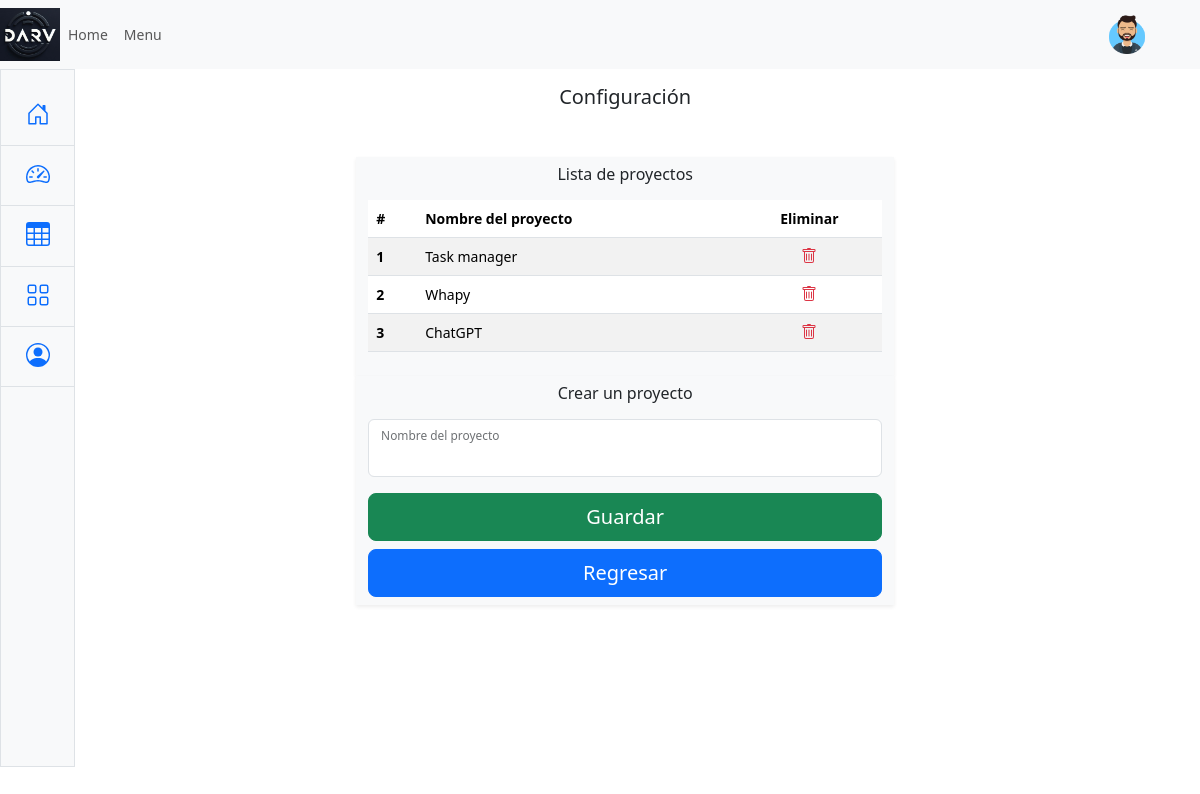
Before: /config/ (signed in) with the older database file.
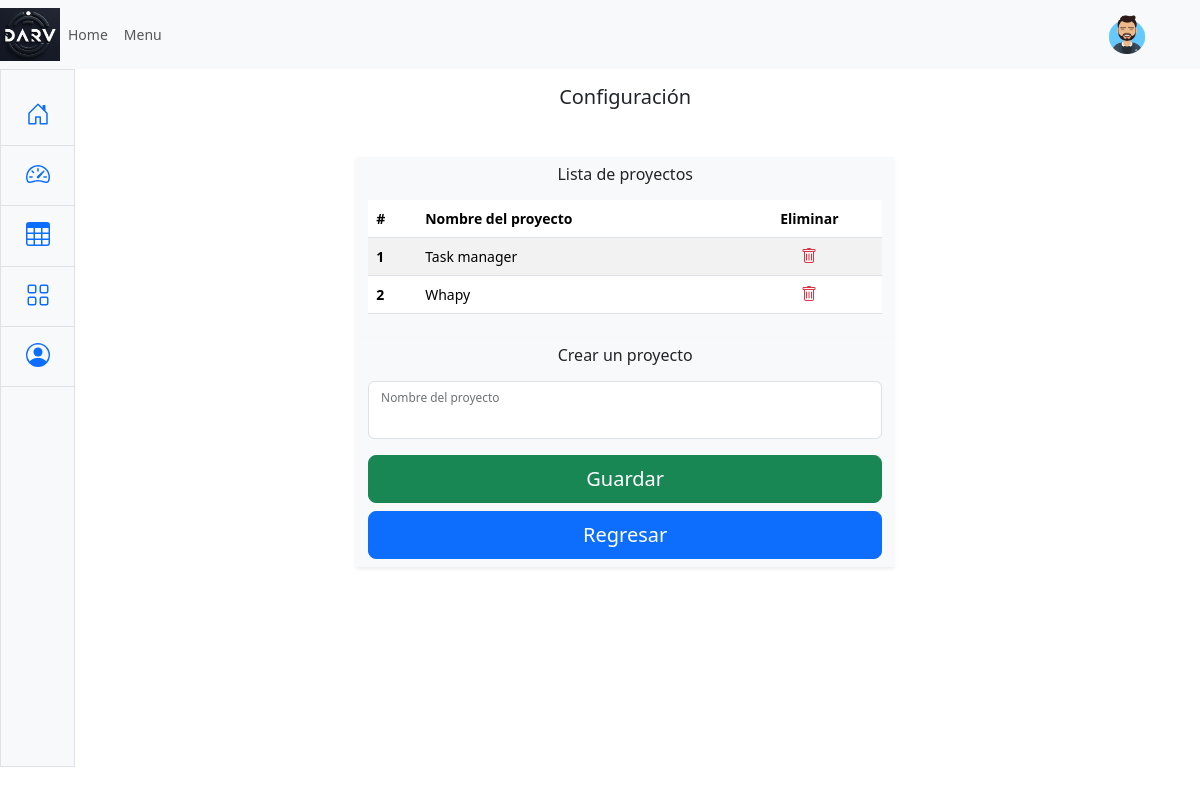
After: the same page with the newer database file.
### task/models.py (models this page shows, shortened)
class Project(models.Model):
    name = models.CharField(max_length=100)

### task/views.py (the view)
# urls.py: path('config/', config, name='config'),
@login_required
def config(request):
    project = Project.objects.all()
    User = get_user_model()
    users = User.objects.all()
    if request.method == 'POST':
        form = ProjectForm(request.POST)
        if form.is_valid():
            form.save()
            messages.success(request,'Proyecto creado')
    form = ProjectForm()
    authForm = UserCreationForm()
    return render(request, 'task/config.html', {'form': form, 'authForm':authForm, 'project':project, 'users':users})

### task/forms.py
class ProjectForm(forms.ModelForm):
    class Meta:
        model = Project
        fields = ['name']
        widgets = {
            'name' : forms.TextInput(
                attrs={
                'class': 'form-control',
                'id': 'floatingInput',
            }),
        }

### templates/task/config.html (shortened to what this page needs)
{% extends 'base.html' %}
{% load crispy_forms_tags %}
{% block content %}
<section class="mt-3">
    <h5 class="text-center">
       Configuración
    </h5>
    <div class="container position-relative">
        <div class="container my-3 my-lg-5">
            <div class="row justify-content-center">
                <div class="col-sm-12 col-md-6 shadow-sm mx-auto bg-light py-2">
                    <h6 class="text-center mb-3">
                        Lista de proyectos
                    </h6>
                    <table class="table table-striped">
                        <thead>
                        <tr>
                            <th scope="col">#</th>
                            <th scope="col">Nombre del proyecto</th>
                            <th scope="col" class="text-center">Eliminar</th>
                        </tr>
                        </thead>
                        <tbody>
                            {% for proj in project %}
                        <tr>
                            <th scope="row">{{ proj.id }}</th>
                            <td>{{ proj.name }}</td>
                            <td class="text-center">
                              <a href="{% url 'task:del_project' proj.id %}" class="text-decoration-none text-danger">
                              </a>
                            </td>
                        </tr>
                        {% endfor %}
                        </tbody>
                    </table>
                </div>
            </div>
            <div class="row justify-content-center">
                <div class="col-sm-12 col-md-6 shadow-sm mx-auto bg-light py-2">
                    <h6 class="text-center mb-3">
                        Crear un proyecto
                     </h6>
                    <form method="post" action="">
                        <div class="form-floating mb-3">
                            {{ form.name }}
                            <label for="floatingInput">Nombre del proyecto</label>
                        </div>
                        <div class="d-grid gap-2 col mx-auto">
                            <button class="btn btn-lg btn-success" type="submit">Guardar</button>
                            <a class="btn btn-lg btn-primary" href="{% url 'task:task_list'%}">Regresar</a>
                        </div>
                    </form>
                </div>
            </div>
        </div>
    </div>
</section>
{% endblock content %}

### templates/base.html (shortened to what this page needs)
{% load static %}
<!doctype html>
<html lang="en">
  <head>
    <link href="https://cdn.jsdelivr.net/npm/bootstrap@5.3.2/dist/css/bootstrap.min.css" rel="stylesheet">
    <link rel="stylesheet" href="{% static 'css/style.css' %}">
  </head>
  <body id="tasks">
    {% include 'navbar.html' %}
    <div class="container-fluid">
        <div class="row my-0 mx-0 py-0 px-0">
          {% include "sidebar.html" %}
          <main role="main" class="col-md-11 col-lg-11 py-0 px-0 my-0 mx-0">
      {% block content %}
      {% endblock content %}
      </main>
      </div>
    </div>
  </body>
</html>

### templates/navbar.html (shortened to what this page needs)
{% load static %}
<nav class="navbar navbar-expand-lg navbar-light bg-light">
  <div class="container-fluid">
    <div class="collapse navbar-collapse" id="navbarNav">
      <a href="{% url 'task:home' %}"><img width="60" height="" alt="logo" src="{% static 'img/logo.png' %}" class="logo-sm"></a>
      <ul class="navbar-nav">
        <li class="nav-item">
          <a class="nav-link" href="{% url 'task:home' %}">Home</a>
        </li>
        <li class="nav-item">
          <a class="nav-link" data-bs-toggle="collapse" href="#collapseExample" role="button" aria-expanded="false" aria-controls="collapseExample">Menu</a>
        </li>
      </ul>
    </div>
    {% if request.user.is_authenticated %}
      <div class="nav-item dropdown text-light">
        <div class="nav-link dropdown-toggle" id="navbarDropdownMenuLink" role="button" data-bs-toggle="dropdown" aria-expanded="false">
          <img src="{% static 'img/avatar.png' %}" alt="avatar" style="width:40px;height:40px;" class="">&nbsp;{{request.user}}
        </div>
      </div>
    {% endif %}
  </div>
</nav>

### templates/sidebar.html (shortened to what this page needs)
{% load static %}
<div class="sidebar border border-right col-md-1 col-lg-1 p-0 bg-body-tertiary" style="width: 4.7rem; height=90vh;max-height: 90vh;">
  <div class="offcanvas-md offcanvas-end bg-body-tertiary" tabindex="-1" id="sidebarMenu" aria-labelledby="sidebarMenuLabel">
    <div class="offcanvas-body d-md-flex flex-column p-0 pt-lg-3 overflow-y-auto">
      <div id="sidebar-main" class="d-flex flex-column flex-shrink-0 bg-body-tertiary">
        <ul class="nav nav-pills nav-flush flex-column mb-auto text-center">
          <li class="nav-item">
            <a href="{% url 'task:home' %}" class="nav-link py-3 border-bottom rounded-0" aria-current="page" title="Home" data-bs-toggle="tooltip" data-bs-placement="right">
              <svg class="bi pe-none" width="24" height="24" role="img" aria-label="Home"><use xlink:href="#home"/></svg>
            </a>
          </li>
          <li>
            <a href="#" class="nav-link py-3 border-bottom rounded-0" title="Dashboard" data-bs-toggle="tooltip" data-bs-placement="right">
              <svg class="bi pe-none" width="24" height="24" role="img" aria-label="Dashboard"><use xlink:href="#speedometer2"/></svg>
            </a>
          </li>
          <li>
            <a href="#" class="nav-link py-3 border-bottom rounded-0" title="Orders" data-bs-toggle="tooltip" data-bs-placement="right">
              <svg class="bi pe-none" width="24" height="24" role="img" aria-label="Orders"><use xlink:href="#table"/></svg>
            </a>
          </li>
          <li>
            <a href="#" class="nav-link py-3 border-bottom rounded-0" title="Products" data-bs-toggle="tooltip" data-bs-placement="right">
              <svg class="bi pe-none" width="24" height="24" role="img" aria-label="Products"><use xlink:href="#grid"/></svg>
            </a>
          </li>
          <li>
            <a href="#" class="nav-link py-3 border-bottom rounded-0" title="Customers" data-bs-toggle="tooltip" data-bs-placement="right">
              <svg class="bi pe-none" width="24" height="24" role="img" aria-label="Customers"><use xlink:href="#people-circle"/></svg>
            </a>
          </li>
        </ul>
      </div>
    </div>
  </div>
</div>

### static/css/style.css (style rules this page uses)
body { min-height: 100vh; min-height: -webkit-fill-available; font-size: .875rem; }
.container-fluid { padding: 0; }
.sidebar { overflow-x: hidden; }
#sidebar-main { height: 85vh; max-height: 85vh; overflow-x: hidden; overflow-y: hidden; }
.bi { vertical-align: -.125em; fill: currentColor; }

Changed rows visible on the page:
removed Project: id "3", name "ChatGPT"
